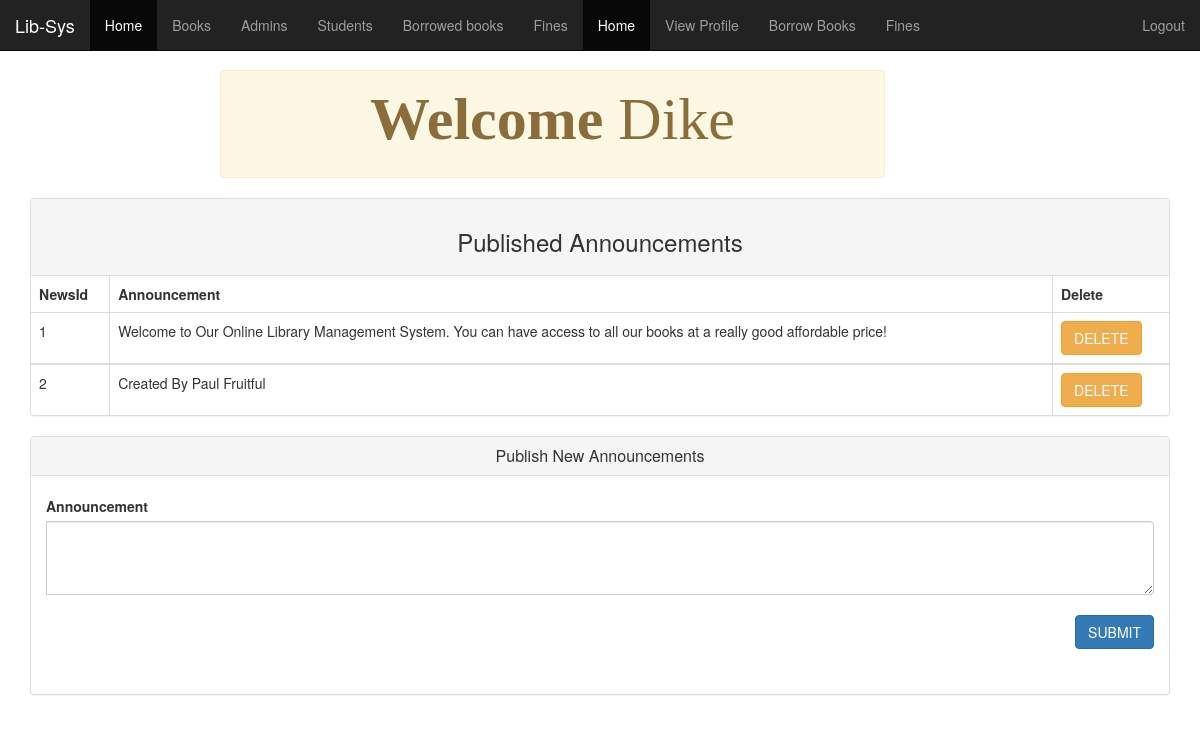
/admin.php (signed in), run on the app's committed database.
### tables this page shows
CREATE TABLE `news` (
  `newsId` int(11) NOT NULL,
  `announcement` text NOT NULL
);

### admin.php (the view, shortened to what this page needs)
<?php
require 'includes/db-inc.php';
 include "includes/header.php";
  ?>
<div class="container">
    <?php include "includes/nav.php"; ?>
	<div class="alert alert-warning col-lg-7 col-md-12 col-sm-12 col-xs-12 col-lg-offset-2 col-md-offset-0 col-sm-offset-1 col-xs-offset-0" style="margin-top:70px">
	    <h4 class="center-block"><strong> Welcome</strong> <span>
		 <?php echo $admin; ?></span> </h4>
	</div>
	</div>
	<div class="container">
		<div class="panel panel-default">
		  <div class="panel-heading">
		  	<div class="row">
		  		<h3 class="center-block">Published Announcements</h3>
			</div>
		  </div>
		  <table class="table table-bordered">
      		<thead>
                <tr>
                    <th>NewsId</th>
                         <th>Announcement</th>
                          <th>Delete</th>
                </tr>
          </thead>
           <?php
          $sql2 = "SELECT * from news";
      $query2 = mysqli_query($conn, $sql2);
      $counter = 1;
      while ($row = mysqli_fetch_array($query2)) {  ?>
        <tbody>
          <td><?php echo $counter++; ?></td>
          <td><?php echo $row['announcement']; ?></td>
         <form method='post' action='admin.php'>
        <td><button name='del' type='submit' value='Delete' class='btn btn-warning' onclick='return Delete()'>DELETE</button></td>
        </form>
        </tbody>
     <?php }
           ?>
		   </table>
	  </div>
			<div class="panel panel-default">
				  <div class="panel-heading">
				    <h2 class="panel-title center-block">Publish New Announcements</h2>
				  </div>
	  <div class="panel-body">
	    <form role="form" action="admin.php" method="post">
				<div class="input-group col-lg-12 col-md-12 col-sm-12 col-xs-12">
					 <div class="form-group ">
					      <label for="name">Announcement</label>
					       <textarea class="form-control" rows="3" draggable="false" name="news">
					       </textarea>
					  </div>
				</div><br>
	<div class="input-group pull-right">
		<div class="form-group">
			<button class="btn btn-primary" name="submit">SUBMIT</button>
		</div>
	</div>
        				</form>
				  </div>
			</div>
	</div>
</body>
</html>

### css/style.css (style rules this page uses)
body { overflow-x: hidden; }
.center-block { text-align: center; }
.alert { margin-top: 40px; }
.form-group { margin-bottom: 30px; }
label { margin-top: 5px }
.form-control { border-radius: 4px }
.admin_name,h4 { color: red;font-family: gabriola;font-size: 60px }

### data on the page
news: announcement "Welcome to Our Online Library Management System. You can have access to all our books at a really good affordable price!"
news: announcement "Created By Paul Fruitful"

### other printed values
$admin "Dike"
